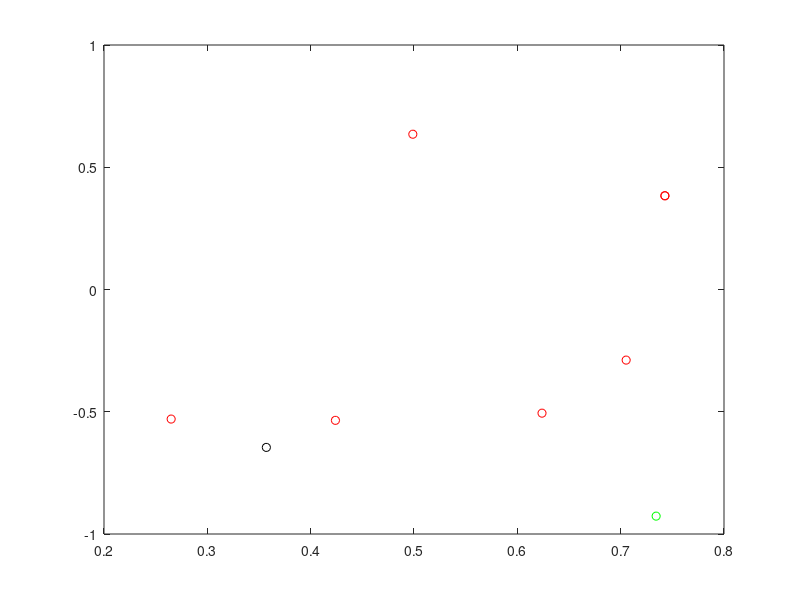

Recreate this plot in MATLAB.

%{
D1: Infants and Toddler First Aid
D2: Babies & Children's Room (for your home)
D3: Child Safety at Home
D4: Your Baby's Health and Safety: From Infant to Toddler
D5: Baby Proofing Basics
D6: Your Guide to Easy Rust Proofing
D7: Beanie Babies Collectors Guide


T1: Baby (babies, baby's)
T2: Child (children)
T3: Guide
T4: Health
T5: Home
T6: Infant
T7: Proofing
T8: Safety
T9: Toddler
%}

A = [0 0 0 0 0 1 0 0 1;
     1 1 0 0 1 0 0 0 0;
     0 1 0 0 1 0 0 1 0;
     1 0 0 1 0 1 0 1 1;
     1 0 0 0 0 0 1 0 0;
     0 0 1 0 0 0 1 0 0;
     1 0 1 0 0 0 0 0 0]';
 
 
for n = 1:size(A,2)
    A(:,n) = A(:,n) / norm(A(:,n));
end
 
[U S V] = svd(A,0);

k = 2;

Sk = S(1:k,1:k);
Uk = U(:,1:k);
Vk = V(:,1:k);

Ak = Uk * Sk * Vk';

% child home safety
q = [0 1 0 0 1 0 0 1 0]';
qhat1 = -Uk' * q
disp('child home safety')
disp(num2str(qhat1));

% baby
t = [0 1 0 1 1 0 1]';
qhat2 = -Sk * Vk' * t;
disp('baby')
disp(num2str(qhat2))

% infant
t = [1 0 0 1 0 0 0]';
qhat2 = -Sk \ Vk' * t;
%qhat2 = Vk' * t;
disp('infant')
disp(num2str(qhat2))

docs = -Uk' * A;
plot(docs(1,:), docs(2,:), 'ro');

hold on;
plot(qhat1(1), qhat1(2), 'go');
plot(qhat2(1), qhat2(2), 'ko');
hold off;



